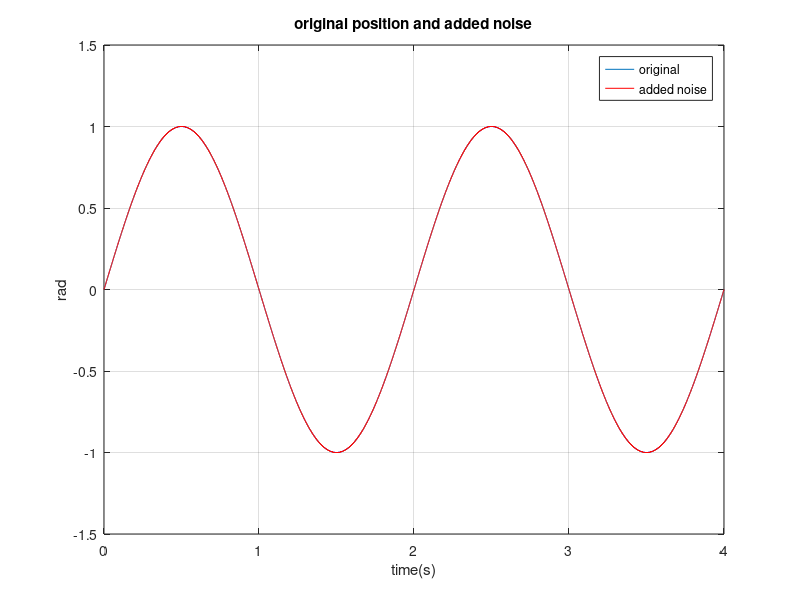
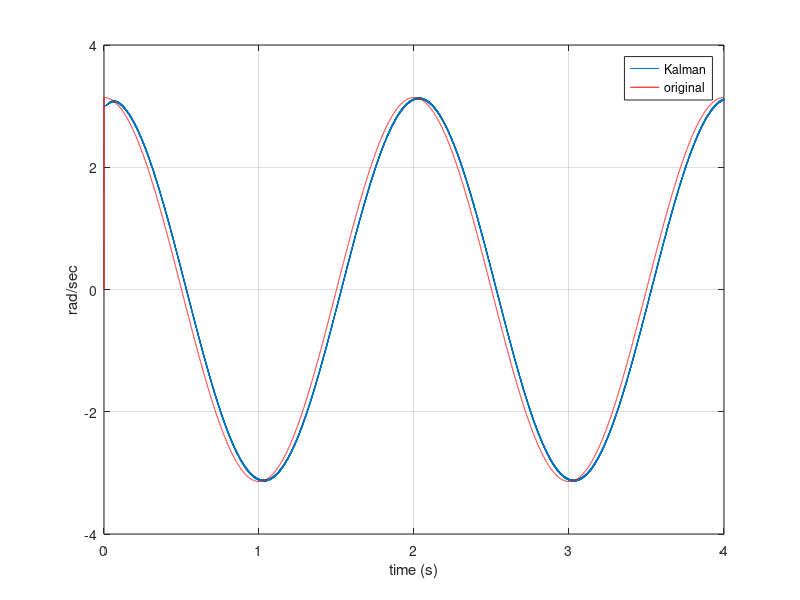

The MATLAB script that drew these images, in order:
sampleTime = 0.0001;
t = 0:sampleTime:4;
posOri = sin(2*pi*0.5*t);
posNoise = posOri + 0.001*(rand(1,length(t))-0.5);

figure (1)
plot(t,posOri,t,posNoise,'r')
grid on;
title('original position and added noise')
legend('original','added noise')
xlabel('time(s)')
ylabel('rad')
set(gcf,'Color',[1,1,1])


% kalman filter
%x(k+1) = A*x(k) + wk;


velOri = [0, diff(posOri)]/sampleTime;
velNoise = [0, diff(posNoise)]/sampleTime;


dt = sampleTime;
A = [1 dt;0 1];
H = [1 0];
Q = [1 0;0 1000];
R = 0.01;
x = [0 3]';
P = 3*eye(2);

tmpPos = zeros(length(t),1);
tmpVel = zeros(length(t),1);

for i = 1: length(t)

    x_hat = A*x;
    P_hat = A*P*A'+Q;
    
    K = P_hat*H'*inv(H*P_hat*H' + R);
    x = x_hat + K*(posNoise(i)-H*x_hat);
    P = P_hat - K*H*P_hat;
    
    tmpPos(i) = x(1);
    tmpVel(i) = x(2);
end


figure (2)
plot(t, tmpVel, t, velOri, 'r');grid on
legend('Kalman', 'original')
xlabel('time (s)')
ylabel('rad/sec')
set(gcf, 'Color', [1,1,1])